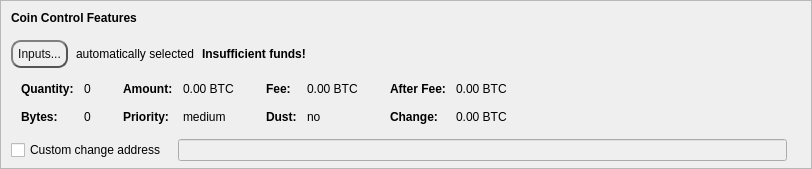
    <widget class="QFrame" name="frameCoinControl">
     <property name="sizePolicy">
      <sizepolicy hsizetype="Expanding" vsizetype="Expanding">
       <horstretch>0</horstretch>
       <verstretch>0</verstretch>
      </sizepolicy>
     </property>
     <property name="maximumSize">
      <size>
       <width>16777215</width>
       <height>16777215</height>
      </size>
     </property>
     <property name="frameShape">
      <enum>QFrame::StyledPanel</enum>
     </property>
     <property name="frameShadow">
      <enum>QFrame::Sunken</enum>
     </property>
     <layout class="QVBoxLayout" name="verticalLayoutCoinControl2">
      <property name="spacing">
       <number>0</number>
      </property>
      <property name="leftMargin">
       <number>0</number>
      </property>
      <property name="topMargin">
       <number>0</number>
      </property>
      <property name="rightMargin">
       <number>0</number>
      </property>
      <property name="bottomMargin">
       <number>6</number>
      </property>
      <item>
       <layout class="QVBoxLayout" name="verticalLayoutCoinControl" stretch="0,0,0,0,1">
        <property name="spacing">
         <number>0</number>
        </property>
        <property name="leftMargin">
         <number>10</number>
        </property>
        <property name="topMargin">
         <number>10</number>
        </property>
        <item>
         <layout class="QHBoxLayout" name="horizontalLayoutCoinControl1">
          <property name="bottomMargin">
           <number>15</number>
          </property>
          <item>
           <widget class="QLabel" name="labelCoinControlFeatures">
            <property name="sizePolicy">
             <sizepolicy hsizetype="Preferred" vsizetype="Maximum">
              <horstretch>0</horstretch>
              <verstretch>0</verstretch>
             </sizepolicy>
            </property>
            <property name="font">
             <font>
              <bold>true</bold>
             </font>
            </property>
            <property name="styleSheet">
             <string notr="true">font-weight:bold;</string>
            </property>
            <property name="text">
             <string>Coin Control Features</string>
            </property>
           </widget>
          </item>
         </layout>
        </item>
        <item>
         <layout class="QHBoxLayout" name="horizontalLayoutCoinControl2" stretch="0,0,0,0">
          <property name="spacing">
           <number>8</number>
          </property>
          <property name="bottomMargin">
           <number>10</number>
          </property>
          <item>
           <widget class="QPushButton" name="pushButtonCoinControl">
            <property name="styleSheet">
             <string notr="true">QPushButton {
color: #0F0F0F;
border: 2px solid #555;
border-radius: 10px;
border-style: outset;
background: qradialgradient(
cx: 0.3, cy: -0.4, fx: 0.3, fy: -0.4,
radius: 1.35, stop: 0 #d1d5db, stop: 1 #d1d5db
);
padding: 5px;
}

QPushButton:hover {
background: qradialgradient(
cx: 0.3, cy: -0.4, fx: 0.3, fy: -0.4,
radius: 1.35, stop: 0 #d1d5db, stop: 1 #d1d5db
);
}</string>
            </property>
            <property name="text">
             <string>Inputs...</string>
            </property>
            <property name="autoDefault">
             <bool>false</bool>
            </property>
           </widget>
          </item>
          <item>
           <widget class="QLabel" name="labelCoinControlAutomaticallySelected">
            <property name="text">
             <string>automatically selected</string>
            </property>
            <property name="margin">
             <number>5</number>
            </property>
           </widget>
          </item>
          <item>
           <widget class="QLabel" name="labelCoinControlInsuffFunds">
            <property name="font">
             <font>
              <bold>true</bold>
             </font>
            </property>
            <property name="styleSheet">
             <string notr="true">color:black;font-weight:bold;</string>
            </property>
            <property name="text">
             <string>Insufficient funds!</string>
            </property>
            <property name="margin">
             <number>5</number>
            </property>
           </widget>
          </item>
          <item>
           <spacer name="horizontalSpacerCoinControl">
            <property name="orientation">
             <enum>Qt::Horizontal</enum>
            </property>
            <property name="sizeHint" stdset="0">
             <size>
              <width>40</width>
              <height>1</height>
             </size>
            </property>
           </spacer>
          </item>
         </layout>
        </item>
        <item>
         <widget class="QWidget" name="widgetCoinControl" native="true">
          <property name="sizePolicy">
           <sizepolicy hsizetype="Preferred" vsizetype="Preferred">
            <horstretch>0</horstretch>
            <verstretch>0</verstretch>
           </sizepolicy>
          </property>
          <property name="minimumSize">
           <size>
            <width>0</width>
            <height>0</height>
           </size>
          </property>
          <property name="styleSheet">
           <string notr="true"/>
          </property>
          <layout class="QHBoxLayout" name="horizontalLayoutCoinControl5">
           <property name="leftMargin">
            <number>0</number>
           </property>
           <property name="topMargin">
            <number>0</number>
           </property>
           <property name="rightMargin">
            <number>0</number>
           </property>
           <property name="bottomMargin">
            <number>0</number>
           </property>
           <item>
            <layout class="QHBoxLayout" name="horizontalLayoutCoinControl3" stretch="0,0,0,1">
             <property name="spacing">
              <number>20</number>
             </property>
             <property name="topMargin">
              <number>0</number>
             </property>
             <property name="bottomMargin">
              <number>10</number>
             </property>
             <item>
              <layout class="QFormLayout" name="formLayoutCoinControl1">
               <property name="horizontalSpacing">
                <number>10</number>
               </property>
               <property name="verticalSpacing">
                <number>14</number>
               </property>
               <property name="leftMargin">
                <number>10</number>
               </property>
               <property name="topMargin">
                <number>4</number>
               </property>
               <property name="rightMargin">
                <number>6</number>
               </property>
               <item row="0" column="0">
                <widget class="QLabel" name="labelCoinControlQuantityText">
                 <property name="font">
                  <font>
                   <bold>true</bold>
                  </font>
                 </property>
                 <property name="text">
                  <string>Quantity:</string>
                 </property>
                 <property name="margin">
                  <number>0</number>
                 </property>
                </widget>
               </item>
               <item row="0" column="1">
                <widget class="QLabel" name="labelCoinControlQuantity">
                 <property name="cursor">
                  <cursorShape>IBeamCursor</cursorShape>
                 </property>
                 <property name="contextMenuPolicy">
                  <enum>Qt::ActionsContextMenu</enum>
                 </property>
                 <property name="text">
                  <string notr="true">0</string>
                 </property>
                 <property name="margin">
                  <number>0</number>
                 </property>
                 <property name="textInteractionFlags">
                  <set>Qt::LinksAccessibleByMouse|Qt::TextSelectableByKeyboard|Qt::TextSelectableByMouse</set>
                 </property>
                </widget>
               </item>
               <item row="1" column="0">
                <widget class="QLabel" name="labelCoinControlBytesText">
                 <property name="font">
                  <font>
                   <bold>true</bold>
                  </font>
                 </property>
                 <property name="text">
                  <string>Bytes:</string>
                 </property>
                </widget>
               </item>
               <item row="1" column="1">
                <widget class="QLabel" name="labelCoinControlBytes">
                 <property name="cursor">
                  <cursorShape>IBeamCursor</cursorShape>
                 </property>
                 <property name="contextMenuPolicy">
                  <enum>Qt::ActionsContextMenu</enum>
                 </property>
                 <property name="text">
                  <string notr="true">0</string>
                 </property>
                 <property name="textInteractionFlags">
                  <set>Qt::LinksAccessibleByMouse|Qt::TextSelectableByKeyboard|Qt::TextSelectableByMouse</set>
                 </property>
                </widget>
               </item>
              </layout>
             </item>
             <item>
              <layout class="QFormLayout" name="formLayoutCoinControl2">
               <property name="horizontalSpacing">
                <number>10</number>
               </property>
               <property name="verticalSpacing">
                <number>14</number>
               </property>
               <property name="leftMargin">
                <number>6</number>
               </property>
               <property name="topMargin">
                <number>4</number>
               </property>
               <property name="rightMargin">
                <number>6</number>
               </property>
               <item row="0" column="0">
                <widget class="QLabel" name="labelCoinControlAmountText">
                 <property name="font">
                  <font>
                   <bold>true</bold>
                  </font>
                 </property>
                 <property name="text">
                  <string>Amount:</string>
                 </property>
                 <property name="margin">
                  <number>0</number>
                 </property>
                </widget>
               </item>
               <item row="0" column="1">
                <widget class="QLabel" name="labelCoinControlAmount">
                 <property name="cursor">
                  <cursorShape>IBeamCursor</cursorShape>
                 </property>
                 <property name="contextMenuPolicy">
                  <enum>Qt::ActionsContextMenu</enum>
                 </property>
                 <property name="text">
                  <string notr="true">0.00 BTC</string>
                 </property>
                 <property name="textInteractionFlags">
                  <set>Qt::LinksAccessibleByMouse|Qt::TextSelectableByKeyboard|Qt::TextSelectableByMouse</set>
                 </property>
                </widget>
               </item>
               <item row="1" column="0">
                <widget class="QLabel" name="labelCoinControlPriorityText">
                 <property name="font">
                  <font>
                   <bold>true</bold>
                  </font>
                 </property>
                 <property name="text">
                  <string>Priority:</string>
                 </property>
                </widget>
               </item>
               <item row="1" column="1">
                <widget class="QLabel" name="labelCoinControlPriority">
                 <property name="cursor">
                  <cursorShape>IBeamCursor</cursorShape>
                 </property>
                 <property name="contextMenuPolicy">
                  <enum>Qt::ActionsContextMenu</enum>
                 </property>
                 <property name="text">
                  <string notr="true">medium</string>
                 </property>
                 <property name="textInteractionFlags">
                  <set>Qt::LinksAccessibleByMouse|Qt::TextSelectableByKeyboard|Qt::TextSelectableByMouse</set>
                 </property>
                </widget>
               </item>
              </layout>
             </item>
             <item>
              <layout class="QFormLayout" name="formLayoutCoinControl3">
               <property name="horizontalSpacing">
                <number>10</number>
               </property>
               <property name="verticalSpacing">
                <number>14</number>
               </property>
               <property name="leftMargin">
                <number>6</number>
               </property>
               <property name="topMargin">
                <number>4</number>
               </property>
               <property name="rightMargin">
                <number>6</number>
               </property>
               <item row="0" column="0">
                <widget class="QLabel" name="labelCoinControlFeeText">
                 <property name="font">
                  <font>
                   <bold>true</bold>
                  </font>
                 </property>
                 <property name="text">
                  <string>Fee:</string>
                 </property>
                 <property name="margin">
                  <number>0</number>
                 </property>
                </widget>
               </item>
               <item row="0" column="1">
                <widget class="QLabel" name="labelCoinControlFee">
                 <property name="cursor">
                  <cursorShape>IBeamCursor</cursorShape>
                 </property>
                 <property name="contextMenuPolicy">
                  <enum>Qt::ActionsContextMenu</enum>
                 </property>
                 <property name="text">
                  <string notr="true">0.00 BTC</string>
                 </property>
                 <property name="textInteractionFlags">
                  <set>Qt::LinksAccessibleByMouse|Qt::TextSelectableByKeyboard|Qt::TextSelectableByMouse</set>
                 </property>
                </widget>
               </item>
               <item row="1" column="0">
                <widget class="QLabel" name="labelCoinControlLowOutputText">
                 <property name="font">
                  <font>
                   <bold>true</bold>
                  </font>
                 </property>
                 <property name="text">
                  <string>Dust:</string>
                 </property>
                </widget>
               </item>
               <item row="1" column="1">
                <widget class="QLabel" name="labelCoinControlLowOutput">
                 <property name="cursor">
                  <cursorShape>IBeamCursor</cursorShape>
                 </property>
                 <property name="contextMenuPolicy">
                  <enum>Qt::ActionsContextMenu</enum>
                 </property>
                 <property name="text">
                  <string notr="true">no</string>
                 </property>
                 <property name="textInteractionFlags">
                  <set>Qt::LinksAccessibleByMouse|Qt::TextSelectableByKeyboard|Qt::TextSelectableByMouse</set>
                 </property>
                </widget>
               </item>
              </layout>
             </item>
             <item>
              <layout class="QFormLayout" name="formLayoutCoinControl4">
               <property name="horizontalSpacing">
                <number>10</number>
               </property>
               <property name="verticalSpacing">
                <number>14</number>
               </property>
               <property name="leftMargin">
                <number>6</number>
               </property>
               <property name="topMargin">
                <number>4</number>
               </property>
               <property name="rightMargin">
                <number>6</number>
               </property>
               <item row="0" column="0">
                <widget class="QLabel" name="labelCoinControlAfterFeeText">
                 <property name="font">
                  <font>
                   <bold>true</bold>
                  </font>
                 </property>
                 <property name="text">
                  <string>After Fee:</string>
                 </property>
                 <property name="margin">
                  <number>0</number>
                 </property>
                </widget>
               </item>
               <item row="0" column="1">
                <widget class="QLabel" name="labelCoinControlAfterFee">
                 <property name="cursor">
                  <cursorShape>IBeamCursor</cursorShape>
                 </property>
                 <property name="contextMenuPolicy">
                  <enum>Qt::ActionsContextMenu</enum>
                 </property>
                 <property name="text">
                  <string notr="true">0.00 BTC</string>
                 </property>
                 <property name="textInteractionFlags">
                  <set>Qt::LinksAccessibleByMouse|Qt::TextSelectableByKeyboard|Qt::TextSelectableByMouse</set>
                 </property>
                </widget>
               </item>
               <item row="1" column="0">
                <widget class="QLabel" name="labelCoinControlChangeText">
                 <property name="font">
                  <font>
                   <bold>true</bold>
                  </font>
                 </property>
                 <property name="text">
                  <string>Change:</string>
                 </property>
                </widget>
               </item>
               <item row="1" column="1">
                <widget class="QLabel" name="labelCoinControlChange">
                 <property name="cursor">
                  <cursorShape>IBeamCursor</cursorShape>
                 </property>
                 <property name="contextMenuPolicy">
                  <enum>Qt::ActionsContextMenu</enum>
                 </property>
                 <property name="text">
                  <string notr="true">0.00 BTC</string>
                 </property>
                 <property name="textInteractionFlags">
                  <set>Qt::LinksAccessibleByMouse|Qt::TextSelectableByKeyboard|Qt::TextSelectableByMouse</set>
                 </property>
                </widget>
               </item>
              </layout>
             </item>
            </layout>
           </item>
          </layout>
         </widget>
        </item>
        <item>
         <layout class="QHBoxLayout" name="horizontalLayoutCoinControl4" stretch="0,0,0">
          <property name="spacing">
           <number>12</number>
          </property>
          <property name="sizeConstraint">
           <enum>QLayout::SetDefaultConstraint</enum>
          </property>
          <property name="topMargin">
           <number>5</number>
          </property>
          <property name="rightMargin">
           <number>5</number>
          </property>
          <item>
           <widget class="QCheckBox" name="checkBoxCoinControlChange">
            <property name="toolTip">
             <string>If this is activated, but the change address is empty or invalid, change will be sent to a newly generated address.</string>
            </property>
            <property name="text">
             <string>Custom change address</string>
            </property>
           </widget>
          </item>
          <item>
           <widget class="QValidatedLineEdit" name="lineEditCoinControlChange">
            <property name="enabled">
             <bool>false</bool>
            </property>
            <property name="sizePolicy">
             <sizepolicy hsizetype="Expanding" vsizetype="Fixed">
              <horstretch>0</horstretch>
              <verstretch>0</verstretch>
             </sizepolicy>
            </property>
           </widget>
          </item>
          <item>
           <widget class="QLabel" name="labelCoinControlChangeLabel">
            <property name="sizePolicy">
             <sizepolicy hsizetype="Preferred" vsizetype="Expanding">
              <horstretch>0</horstretch>
              <verstretch>0</verstretch>
             </sizepolicy>
            </property>
            <property name="minimumSize">
             <size>
              <width>0</width>
              <height>0</height>
             </size>
            </property>
            <property name="text">
             <string/>
            </property>
            <property name="margin">
             <number>3</number>
            </property>
           </widget>
          </item>
         </layout>
        </item>
        <item>
         <spacer name="verticalSpacerCoinControl">
          <property name="orientation">
           <enum>Qt::Vertical</enum>
          </property>
          <property name="sizeHint" stdset="0">
           <size>
            <width>800</width>
            <height>1</height>
           </size>
          </property>
         </spacer>
        </item>
       </layout>
      </item>
     </layout>
    </widget>
